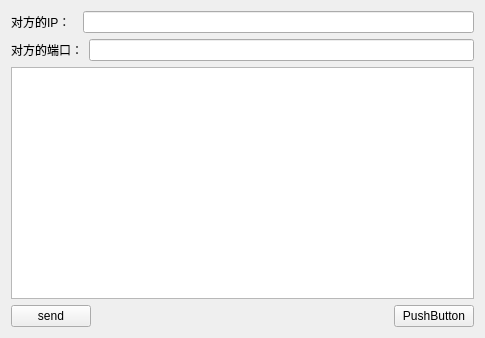
<?xml version="1.0" encoding="UTF-8"?>
<ui version="4.0">
 <class>Widget</class>
 <widget class="QWidget" name="Widget">
  <property name="geometry">
   <rect>
    <x>0</x>
    <y>0</y>
    <width>485</width>
    <height>338</height>
   </rect>
  </property>
  <property name="windowTitle">
   <string>Widget</string>
  </property>
  <layout class="QGridLayout" name="gridLayout">
   <item row="0" column="0">
    <layout class="QHBoxLayout" name="horizontalLayout_2">
     <item>
      <widget class="QLabel" name="label">
       <property name="text">
        <string>对方的IP：  </string>
       </property>
      </widget>
     </item>
     <item>
      <widget class="QLineEdit" name="lineEditIP"/>
     </item>
    </layout>
   </item>
   <item row="1" column="0">
    <layout class="QHBoxLayout" name="horizontalLayout_3">
     <item>
      <widget class="QLabel" name="label_2">
       <property name="text">
        <string>对方的端口：</string>
       </property>
      </widget>
     </item>
     <item>
      <widget class="QLineEdit" name="lineEditPort"/>
     </item>
    </layout>
   </item>
   <item row="2" column="0">
    <widget class="QTextEdit" name="textEdit"/>
   </item>
   <item row="3" column="0">
    <layout class="QHBoxLayout" name="horizontalLayout">
     <item>
      <widget class="QPushButton" name="sendBtn">
       <property name="text">
        <string>send</string>
       </property>
      </widget>
     </item>
     <item>
      <spacer name="horizontalSpacer">
       <property name="orientation">
        <enum>Qt::Horizontal</enum>
       </property>
       <property name="sizeHint" stdset="0">
        <size>
         <width>40</width>
         <height>20</height>
        </size>
       </property>
      </spacer>
     </item>
     <item>
      <widget class="QPushButton" name="closeBtn">
       <property name="text">
        <string>PushButton</string>
       </property>
      </widget>
     </item>
    </layout>
   </item>
  </layout>
 </widget>
 <layoutdefault spacing="6" margin="11"/>
 <resources/>
 <connections/>
</ui>
